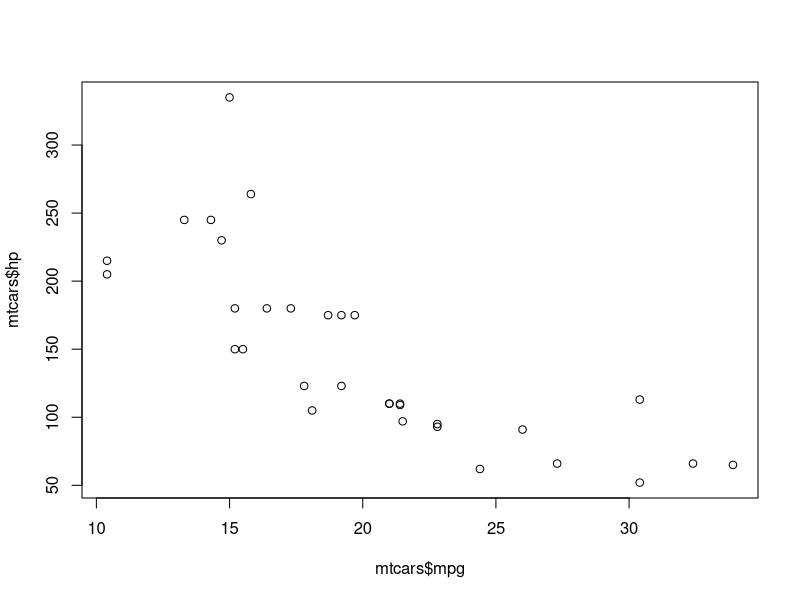
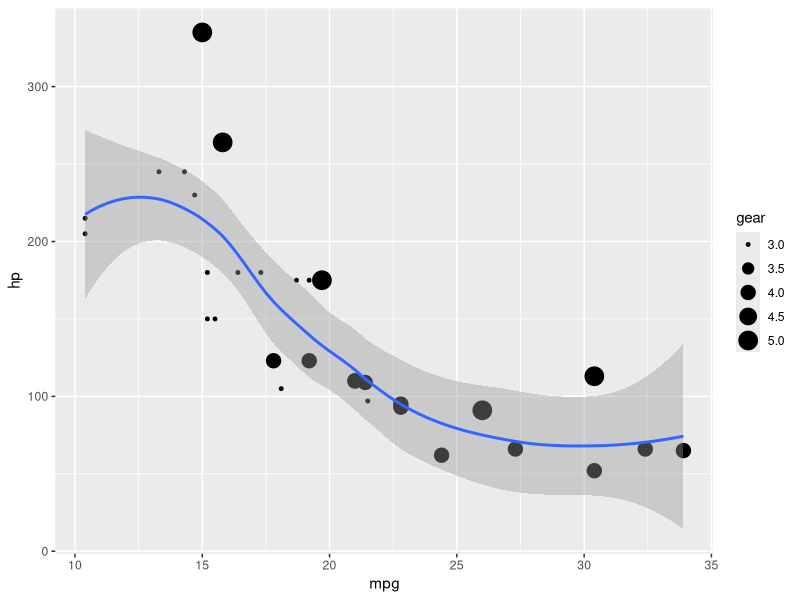
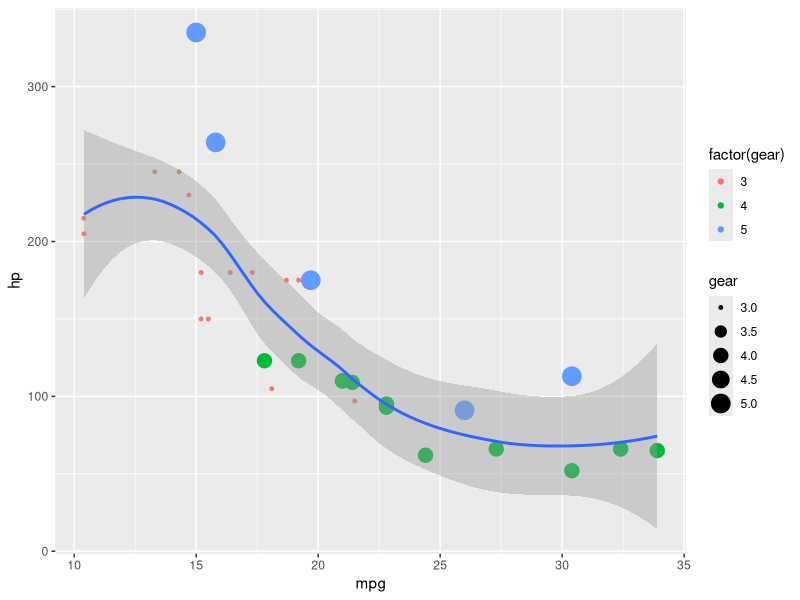

Here is the R script that generated these plots, in order:
######################################################
##################### HOMEWORK 8 #####################
######################################################

# loading mtcars dataset
mtcars

# defining the scatter plot using plot()

plot(x = mtcars$mpg, y = mtcars$hp, type = "p")

# switching over to ggplot2() environment
install.packages("ggplot2")

# loading the ggplot2 library
library(ggplot2)

# using ggplot() to visualize relationship
ggplot(data = mtcars, aes(x = mpg, y = hp)) +
  geom_point(aes(size = gear)) + 
  geom_smooth()

# using color for visualization of the ggplot()
ggplot(data = mtcars, aes(x = mpg, y = hp)) +
  geom_point(aes(size = gear, color = factor(gear))) + 
  geom_smooth()

